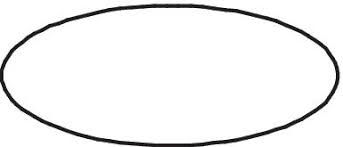
#> input picture AS1/ellipse.png, 343 x 147 px, given in place of ps1-input3.jpg, which was not available
$ python PS1-8-code.py   (Python 2 division)   (older library calls are emulated)
#> lines starting #> are read from the running program, lines starting #| are printed output that depends on the picture; pictures that were not available may be replaced by others from this repository, and a replacement may not be noted
import cv2

from scipy import ndimage
from scipy import misc
import numpy as np
import math as mtugh
import matplotlib.pyplot as plt
import matplotlib.image as mpimg
from skimage.feature import peak_local_max
from skimage import io
from skimage.draw import circle, ellipse_perimeter

import cv2

from scipy import ndimage
from scipy import misc
import numpy as np
import math as mtugh
import matplotlib.pyplot as plt
import matplotlib.image as mpimg
from skimage.feature import peak_local_max
from skimage import io
from skimage.draw import circle, ellipse_perimeter

def hough_transform(image):
    # Initialize empty accumulator (filled with 0)
    # 2 * diag length : for positive and negative max distance. 0 being diag_len
    # 180 because theta from 0 to 180
    width = image.shape[1]
    height = image.shape[0]

    diag_len = np.ceil(np.sqrt(width * width + height * height)) # max distance for rho = length of diag
    rho_range = int(2*diag_len)
    hough_accu = np.zeros([rho_range, 180])

    # get i and j indexes for all indexes
    j_indexes, i_indexes = np.nonzero(image)

    # Browsing into each pixel of edges picture
    for k in range(len(j_indexes)):
        # getting indexes of edge
        i = i_indexes[k]
        j = j_indexes[k]

        # voting : for each value of theta
        for theta in range(0, 180):
            rho = int(np.round(i * np.cos(np.deg2rad(theta)) + j * np.sin(np.deg2rad(theta))) + diag_len)# positive index for rho
            hough_accu[rho, theta] += 1

    return hough_accu

# Peak finding
def peak_finding(hough_accu, min_distance = 45, max_peaks = 6, title ='Hough Transform', path = './trash.png'):

    coordinates = peak_local_max(hough_accu, min_distance=min_distance,
                                 exclude_border = False, num_peaks =max_peaks)
    loca_maxs_rho = coordinates[:, 0]
    loca_maxs_theta = coordinates[:, 1]
    plt.imshow(hough_accu, cmap='gray',aspect='auto')
    plt.title(title)

    # Annotate local maximum
    for i in range(len(loca_maxs_rho)):
        plt.annotate('X',xy=(loca_maxs_theta[i],loca_maxs_rho[i]), arrowprops=dict(facecolor='yellow', shrink=0.05),)
    plt.savefig(path)
    #plt.show()
    return loca_maxs_rho, loca_maxs_theta


def draw_line(image, loca_maxs_rho, loca_maxs_theta, rgb = (0,255,0)):
    image_copy = image.copy()
    width = image_copy.shape[1]
    height = image_copy.shape[0]
    diag_len = np.ceil(np.sqrt(width * width + height * height))
    for j in range(len(loca_maxs_rho)):
        rho = loca_maxs_rho[j] - diag_len
        theta = loca_maxs_theta[j]
        a = np.cos(np.deg2rad(theta))
        b = np.sin(np.deg2rad(theta))
        x1=int(a*rho - diag_len*b)
        y1=int(b*rho + diag_len*a)
        x2=int(a*rho + diag_len*b)
        y2=int(b*rho - diag_len*a)
        #print(x1,y1,x2,y2)
        cv2.line(image_copy, (x1,y1),(x2,y2), rgb, 3) # green line
        #print('Line {} | rho = {} theta = {}'.format(j,loca_maxs_rho[j], loca_maxs_theta[j]))
        plt.imshow(image_copy)
        plt.title('Detected Line')

    #plt.show()
    return image_copy

def hough_transform_circle(image, image_edges, max_rad):
    image = cv2.cvtColor(image, cv2.COLOR_BGR2GRAY)
    # Initialize empty accumulator (filled with 0)
    height = image.shape[0]
    width = image.shape[1]

    hough_accu = np.zeros([height, width, max_rad])
    # get row and columns indexes for all indexes
    rr_indexes, cc_indexes = np.nonzero(image_edges)

    # compute gradient xx and yy from original picture
    gxx = cv2.Sobel(image,cv2.CV_32FC1,1,0);
    gyy = cv2.Sobel(image,cv2.CV_32FC1,0,1);
    # compute gradient direction for each point
    theta_values = cv2.phase(gxx,gyy,angleInDegrees=True);

    # Browsing into each pixel of edges picture
    for k in range(len(rr_indexes)):
        # getting indexes of edge
        y = rr_indexes[k]
        x = cc_indexes[k]
        theta = np.deg2rad(theta_values[y,x])

        for radius in range(0, max_rad):
            a = x + radius * np.cos(theta)
            b = y + radius * np.sin(theta)
            if (b < height) & ( a>=0 ) & ( b>=0 ) & (a < width) :
                hough_accu[b, a, radius] += 1

    return hough_accu

# [24 lines left out: functions peak_finding_circle, draw_circle, not called in this run]

input3 = cv2.imread('ps1-input3.jpg')
#> input3 is the input picture: shape (147, 343, 3); mean B, G, R 241.3, 241.3, 241.3
input3_gaussian = ndimage.filters.gaussian_filter(input3, sigma = 2)
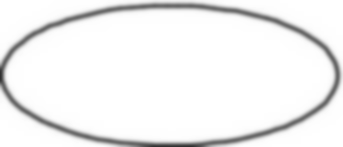
#> input3_gaussian: shape (147, 343, 3); mean B, G, R 240.8, 240.8, 240.8
input3_edges = cv2.Canny(input3_gaussian, 10, 60, 1, 3, True)
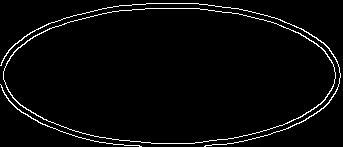
#> input3_edges: shape (147, 343); 3.3% white in thin lines or dots
plt.imshow(input3_edges, cmap = 'gray')
plt.show()

hough_accu_8a = hough_transform(input3_edges)
#> in hough_transform, `j_indexes, i_indexes = np.nonzero(image)`: j_indexes = 1641 values from 3 to 146; i_indexes = 1641 values, max 340 at index 845, min 0 at index 817, mean 171
#> the loop in hough_transform, `for k in range(len(j_indexes)):` made 1641 passes
#> (i, j) on passes 1 to 3: (146, 3), (147, 3), (148, 3)
#> after the loop in hough_transform, `for k in range(len(j_indexes)):`:
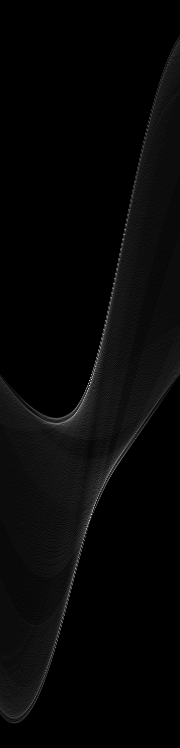
#> hough_accu: shape (748, 180) float64; min 0, max 80, mean 2.2; drawn with min black and max white

loca_maxs_rho_8, loca_maxs_theta_8 = peak_finding(hough_accu_8a, min_distance= 10, max_peaks=22)
#> in peak_finding, `coordinates = peak_local_max(hough_accu, min_distance=min_distance, ex..`: coordinates = 22 rows, first 8: [385, 89], [514, 91], [412, 76], [500, 96], [325, 105], [568, 75], [539, 83], [471, 110]
#> in peak_finding, `loca_maxs_rho = coordinates[:, 0]`: loca_maxs_rho = 22 values, max 694 at index 20, min 126 at index 19, mean 462.5
#> in peak_finding, `loca_maxs_theta = coordinates[:, 1]`: loca_maxs_theta = 22 values, max 148 at index 19, min 36 at index 20, mean 91.05
#> the loop in peak_finding, `for i in range(len(loca_maxs_rho)):` made 22 passes
#> loca_maxs_rho_8 has the same summary as loca_maxs_rho in peak_finding; loca_maxs_theta_8 has the same summary as loca_maxs_theta in peak_finding

input3_gaussian_with_line = draw_line(input3_gaussian, loca_maxs_rho_8, loca_maxs_theta_8)
#> the loop in draw_line, `for j in range(len(loca_maxs_rho)):` made 22 passes
#> (rho, theta, a, b, x1, y1, x2, y2) on passes 1 to 12: (11, 89, 0.0175, 1, -373, 17, 374, 4), (140, 91, -0.0175, 1, -376, 133, 371, 146), (38, 76, 0.242, 0.97, -353, 127, 372, -53), (126, 96, -0.105, 0.995, -385, 86, 358, 164), (-49, 105, -0.259, 0.966, -348, -144, 373, 49), (194, 75, 0.259, 0.966, -311, 284, 411, 90), (165, 83, 0.122, 0.993, -351, 209, 391, 118), (97, 110, -0.342, 0.94, -384, -36, 318, 219), (-91, 114, -0.407, 0.914, -304, -235, 378, 68), (213, 70, 0.342, 0.94, -278, 328, 424, 72), (-140, 124, -0.559, 0.829, -231, -325, 388, 93), (254, 59, 0.515, 0.857, -189, 410, 451, 25)
#> after the loop in draw_line, `for j in range(len(loca_maxs_rho)):`:
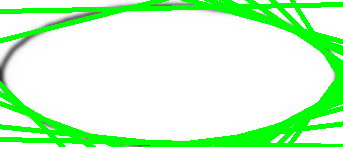
#> image_copy: shape (147, 343, 3); mean B, G, R 200, 251.9, 200

hough_accu_8a_circle = hough_transform_circle(input3_gaussian, input3_edges, max_rad= 40)
#> in hough_transform_circle, `rr_indexes, cc_indexes = np.nonzero(image_edges)`: rr_indexes = 1641 values from 3 to 146; cc_indexes has the same summary as i_indexes in hough_transform
#> in hough_transform_circle, `gxx = cv2.Sobel(image,cv2.CV_32FC1,1,0);`:
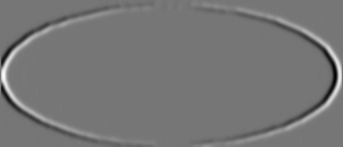
#> gxx: shape (147, 343) float32; min -294, max 339, mean 0.6; drawn with min black and max white
#> in hough_transform_circle, `gyy = cv2.Sobel(image,cv2.CV_32FC1,0,1);`:
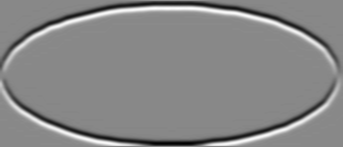
#> gyy: shape (147, 343) float32; min -341, max 296, mean -2.4; drawn with min black and max white
#> in hough_transform_circle, `theta_values = cv2.phase(gxx,gyy,angleInDegrees=True);`:
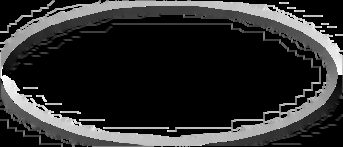
#> theta_values: shape (147, 343) float32; min 0, max 359.8, mean 63.9; drawn with min black and max white
#> the loop in hough_transform_circle, `for k in range(len(rr_indexes)):` made 1 pass
#> (y, x, theta) on pass 1: (3, 146, 4.66)
#> (the run stopped early here; a loop or call above may not have finished)

$ run again, on AS1/target.png
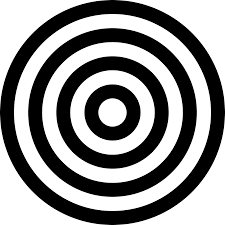
#> input picture AS1/target.png, 225 x 225 px, given in place of ps1-input3.jpg, which was not available
#> input3 is the input picture: shape (225, 225, 3); min 0, max 255, mean 143.7
#> `input3_edges = cv2.Canny(input3_gaussian, 10, 60, 1, 3, True)`:
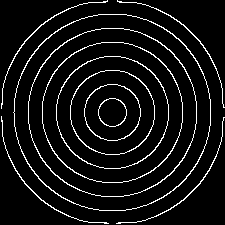
#> input3_edges: shape (225, 225); 7.4% white in thin lines or dots
#> j_indexes = 3725 values from 0 to 223; i_indexes = 3725 values, max 224 at index 1796, min 1 at index 1708, mean 111.9
#> the loop in hough_transform, `for k in range(len(j_indexes)):` made 3725 passes
#> (i, j) on passes 1 to 3: (107, 0), (117, 0), (103, 1)
#> coordinates = 22 rows, first 8: [207, 135], [431, 135], [407, 45], [547, 45], [221, 135], [236, 135], [291, 135], [347, 135]
#> loca_maxs_rho = 22 values, max 547 at index 3, min 207 at index 0, mean 368.7
#> loca_maxs_theta = 22 values, max 177 at index 18, min 2 at index 15, mean 96
#> the loop in peak_finding, `for i in range(len(loca_maxs_rho)):` made 22 passes
#> loca_maxs_rho_8 has the same summary as loca_maxs_rho in peak_finding; loca_maxs_theta_8 has the same summary as loca_maxs_theta in peak_finding
#> the loop in draw_line, `for j in range(len(loca_maxs_rho)):` made 22 passes
#> (rho, theta, a, b, x1, y1, x2, y2) on passes 1 to 8: (-112, 135, -0.707, 0.707, -146, -304, 304, 146), (112, 135, -0.707, 0.707, -304, -146, 146, 304), (88, 45, 0.707, 0.707, -163, 287, 287, -163), (228, 45, 0.707, 0.707, -64, 386, 386, -64), (-98, 135, -0.707, 0.707, -156, -294, 294, 156), (-83, 135, -0.707, 0.707, -166, -284, 284, 166), (-28, 135, -0.707, 0.707, -205, -245, 245, 205), (28, 135, -0.707, 0.707, -245, -205, 205, 245)
#> rr_indexes = 3725 values from 0 to 223; cc_indexes has the same summary as i_indexes in hough_transform
#> in hough_transform_circle, `theta_values = cv2.phase(gxx,gyy,angleInDegrees=True);`:
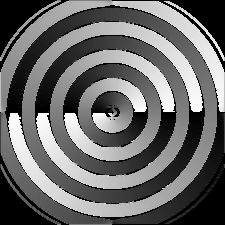
#> theta_values: shape (225, 225) float32; min 0, max 359.7, mean 147.7; drawn with min black and max white
#> the loop in hough_transform_circle, `for k in range(len(rr_indexes)):` made 1 pass
#> (y, x, theta) on pass 1: (0, 107, 3.14)
